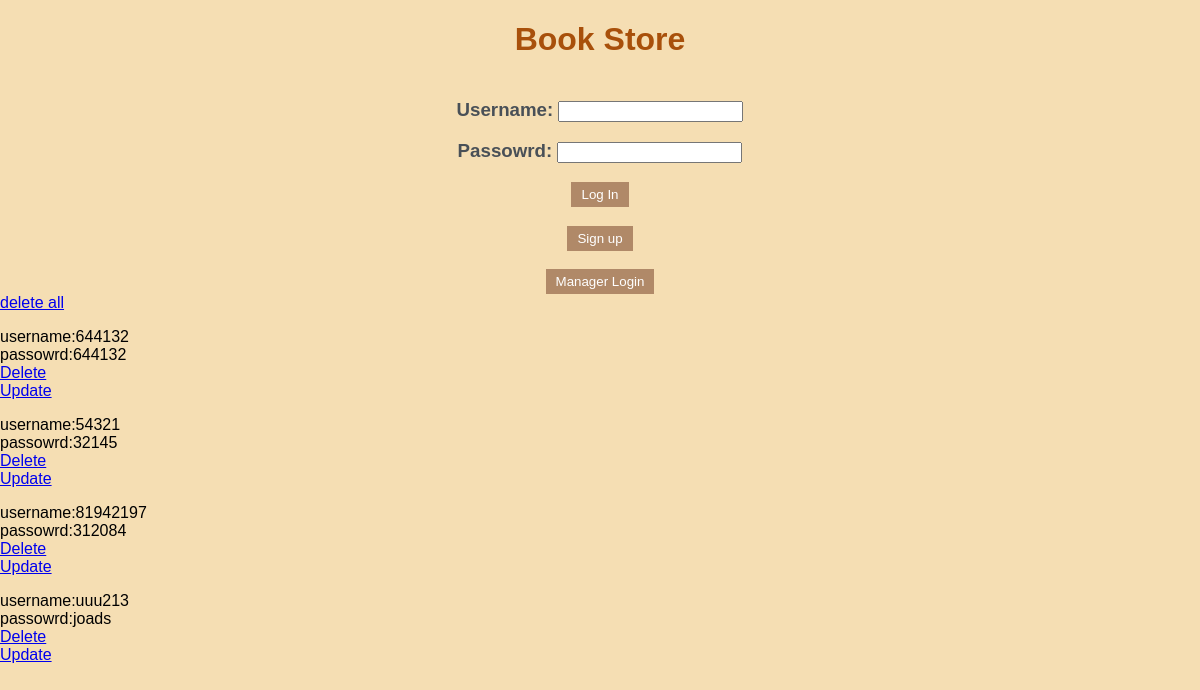
Before: / with the older database file.
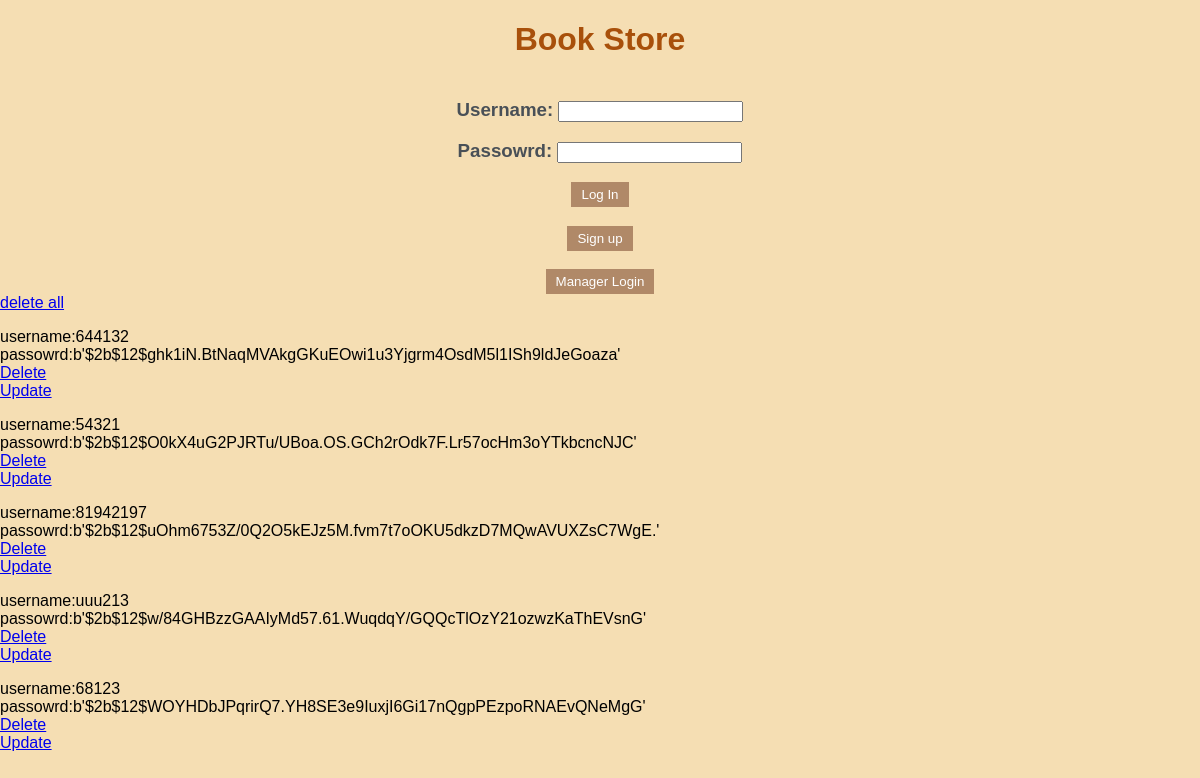
After: the same page with the newer database file.
### app.py (models this page shows, shortened)
class User(db.Model):
    username = db.Column(db.String(20),nullable=False, primary_key=True)
    password = db.Column(db.String(20),nullable=False)
    name = db.Column(db.String(20))
    address = db.Column(db.String(100))
    email = db.Column(db.String(40))
    trust = db.Column(db.Integer,default=0)
    untrust = db.Column(db.Integer,default=0)

### app.py (the view)
@app.route('/', methods=['POST','GET'])
def index():
    if request.method=='POST':
        users=User.query.all()
        user_info=request.form['username']
        user_pass=request.form['password']
        user=User.query.filter(User.username==user_info).first()
        if user:
            if check_password_hash(user.password,user_pass):
                return redirect(url_for('main',id=user_info))
            else:
                return "Password not mathcing"
        else:
            return "no existing user, please sign up"
    else:
        users=User.query.all()
        return render_template('index.html',tasks=users)

### templates/index.html (shortened to what this page needs)
{% extends "base.html" %}
{% block body %}
<h1 id="top">Book Store</h1>
<div class="login">
<form action='/' method="POST">
    <h3>Username: <input type="text" name="username"></h3>
    <h3>Passowrd: <input type="text" name="password"></h3>
    <h3><input class="button" type="submit" value="Log In"></h3>
</form>
</div>
<div class="toIndex"><form action='/signup'><input class="button" type="submit" value="Sign up"></form></div>
<br>
<div class="toIndex"><form action='/managerLogin'><input class="button" type="submit" value="Manager Login"></form></div>
<a href="/deleteall">delete all</a>
{% for user in tasks %}
    <p>username:{{ user.username }} <br>passowrd:{{ user.password }}
        <br><a href="/delete/{{ user.username }}">Delete</a>
        <br><a href="/update/{{ user.username }}">Update</a> </p>
{% endfor %}
{% endblock %}

Changed rows visible on the page:
changed User id 644132: password "644132" → "b'$2b$12$ghk1iN.BtNaqMVAkgGKuEOwi1u3Yjgrm4OsdM5l1ISh9ldJeGoaza'"
changed User id 54321: password "32145" → "b'$2b$12$O0kX4uG2PJRTu/UBoa.OS.GCh2rOdk7F.Lr57ocHm3oYTkbcncNJC'"
changed User id 81942197: password "312084" → "b'$2b$12$uOhm6753Z/0Q2O5kEJz5M.fvm7t7oOKU5dkzD7MQwAVUXZsC7WgE.'"
changed User "uuu213": password "joads" → "b'$2b$12$w/84GHBzzGAAIyMd57.61.WuqdqY/GQQcTlOzY21ozwzKaThEVsnG'"
added User: username "68123", password "b'$2b$12$WOYHDbJPqrirQ7.YH8SE3e9IuxjI6Gi17nQgpPEzpoRNAEvQNeMgG'"
